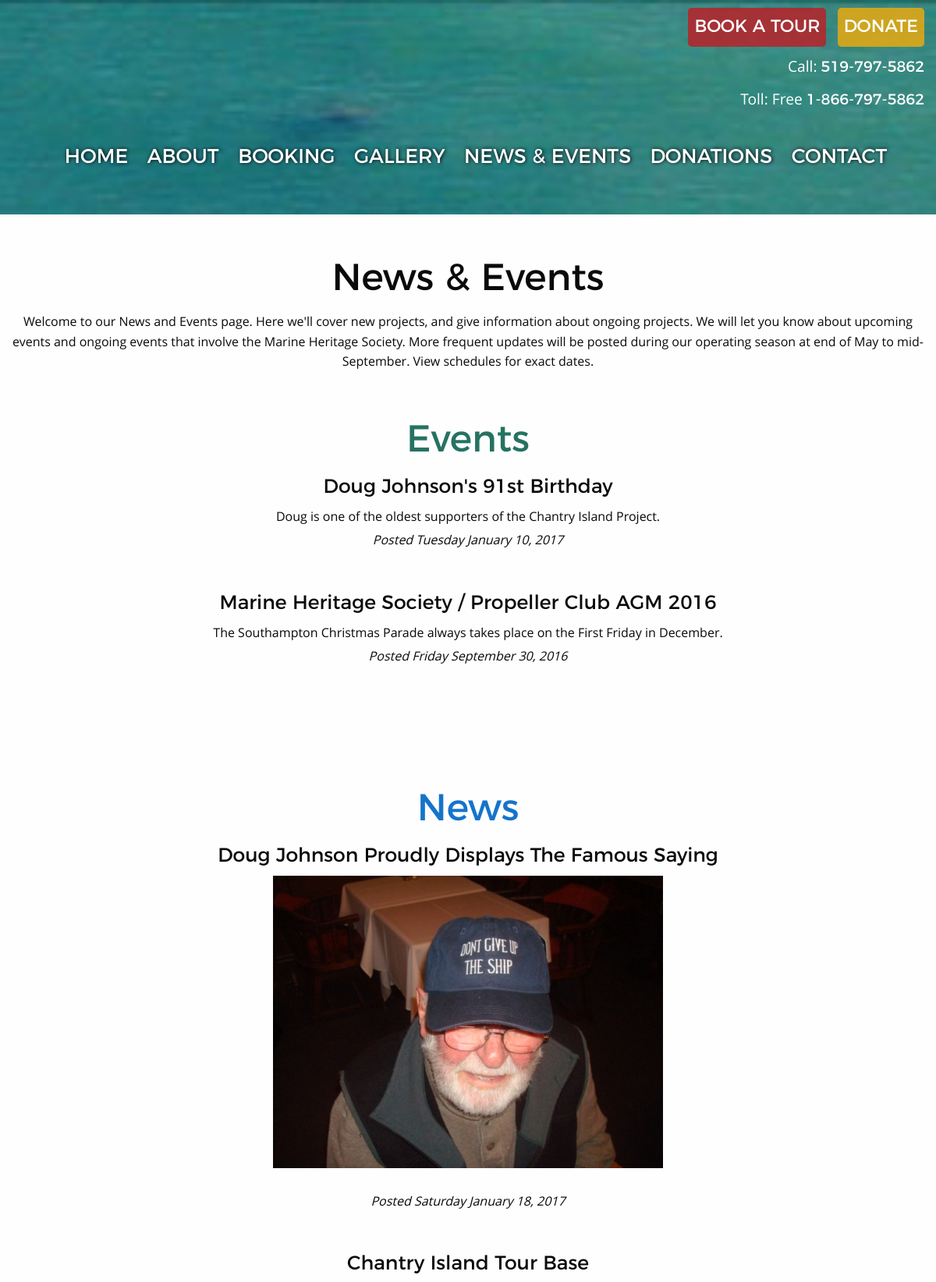
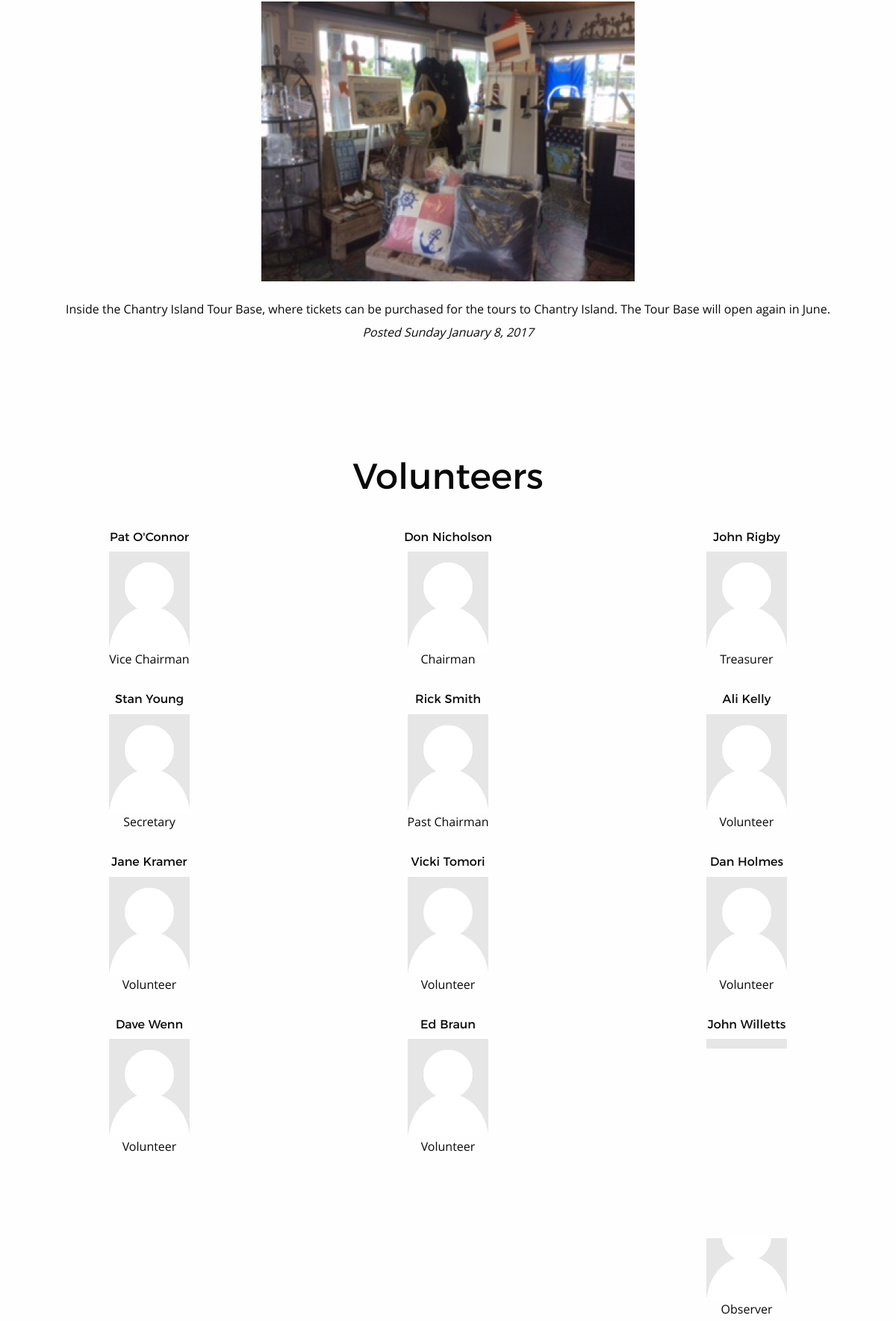
The page /newsevents.php (upper part) on the database its author committed (2 pictures, top to bottom).
### tables this page shows
CREATE TABLE `tbl_events` (
  `events_id` smallint(5) UNSIGNED NOT NULL,
  `events_title` varchar(300) NOT NULL,
  `events_text` text NOT NULL,
  `events_date` varchar(300) NOT NULL
);

CREATE TABLE `tbl_news` (
  `news_id` smallint(5) UNSIGNED NOT NULL,
  `news_title` varchar(400) NOT NULL,
  `news_image` varchar(300) NOT NULL,
  `news_text` text NOT NULL,
  `news_date` varchar(300) NOT NULL
);

CREATE TABLE `tbl_volunteers` (
  `volunteers_id` smallint(5) UNSIGNED NOT NULL,
  `volunteers_name` varchar(350) NOT NULL,
  `volunteers_img` varchar(350) NOT NULL,
  `volunteers_position` varchar(350) NOT NULL
);

### admin/phpscripts/read.php (called while the page is built, shortened)
<?php
	function getAll($tbl)
	{
		include('connect.php');
		$queryAll = "SELECT * FROM {$tbl}";
		$runAll = mysqli_query($link, $queryAll);
		if($runAll)
		{
			return $runAll;
		}
		else
		{
			$error =  "There was an error accessing this information.  Please contact your admin.";
			return $error;
		}
	}
	function getAll2($tbl2)
	{
		include('connect.php');
		$queryAll = "SELECT * FROM {$tbl2}";
		$runAll = mysqli_query($link, $queryAll);
		if($runAll)
		{
			return $runAll;
		}
		else
		{
			$error =  "There was an error accessing this information.  Please contact your admin.";
			return $error;
		}
	}
	function getAll3()
	{
		include('connect.php');
		$queryAll = "SELECT * FROM tbl_volunteers";
		$runAll = mysqli_query($link, $queryAll);
		if($runAll)
		{
			return $runAll;
		}
		else
		{
			$error =  "There was an error accessing this information.  Please contact your admin.";
			return $error;
		}
	}
?>

### newsevents.php (the view, shortened to what this page needs)
<?php
    $tbl = "tbl_news";
    $getNews = getAll($tbl);
    $tbl2 = "tbl_events";
    $getEvents = getAll2($tbl2);
    $tbl3 = "tbl_volunteers";
    $getVolunteers = getAll3($tbl3);
?>
<!doctype html>
<html class="no-js" lang="en" dir="ltr">
  <head>
    <link rel="stylesheet" href="css/foundation.css">
    <link rel="stylesheet" href="css/app.css">
  </head>
  <body>
    <?php include('includes/header.php') ?>
    <section class="row newseventsSec">
    <div class="small-12 column">
    <h2>News & Events</h2>
    <p>Welcome to our News and Events page. Here we'll cover new projects, and give information about ongoing projects. We will let you know about upcoming events and ongoing events that involve the Marine Heritage Society. More frequent updates will be posted during our operating season at end of May to mid-September. View schedules for exact dates.
    </p>
    </div>
    </section>
    <section class="row eventsSec">
    <div class="small-12 column">
    <h2 class="greenH">Events</h2>
        <?php while($row = mysqli_fetch_array($getEvents)): ?>
        <?php echo "<h4>{$row['events_title']}</h4>"; ?>
        <?php echo "<p>{$row['events_text']}</p>"; ?>
        <?php echo "<p>{$row['events_date']}</p>"; ?>
    <?php endwhile; ?>
    </div>
    </section>
    <section class="row newsSec">
    <div class="small-12 column">
    <h2 class="blueH">News</h2>
    <?php while($row2 = mysqli_fetch_array($getNews)): ?>
        <?php echo "<h4>{$row2['news_title']}</h4>"; ?>
        <?php echo "<img src=\"images/{$row2['news_image']}\" alt=\"{$row2['news_title']}\">"; ?>
        <?php echo "<p>{$row2['news_text']}</p>"; ?>
        <?php echo "<p>{$row2['news_date']}</p>"; ?>
    <?php endwhile; ?>
    </div>
 </section>
    <section class="row volunteers">
    <div class="small-12 column">
    <h2>Volunteers</h2>
    </div>
    <?php while($row3 = mysqli_fetch_array($getVolunteers)): ?>
        <div class="small-12 medium-4 column">
        <?php echo "<h6>{$row3['volunteers_name']}</h6>"; ?>
        <?php echo "<img src=\"images/{$row3['volunteers_img']}\" alt=\"{$row3['volunteers_name']}\">"; ?>
        <?php echo "<p>{$row3['volunteers_position']}</p>"; ?>
        </div>
    <?php endwhile; ?>
    </section>
  </body>
</html>

### css/app.css (style rules this page uses)
p, td { font-family: 'open_sansregular', Arial, sans-serif; margin-bottom: 0.3rem; }
h1, h2, h3, h4, h5, h6, a, th { font-family: 'montserratregular', "Lucida Sans", "DejaVu Sans", Verdana, sans-serif; }
h2 { font-size: 2em; }
.greenH { color: #267262; }
.blueH { color: #1574ca; }
.newseventsSec { margin-top: 50px; margin-bottom: 50px; text-align: center; }
.eventsSec { margin-bottom: 50px; text-align: center; }
.eventsSec div { margin-bottom: 50px; }
.eventsSec div p:nth-of-type(2n+0) { font-style: italic; margin-bottom: 50px; }
.newsSec { margin-bottom: 50px; text-align: center; }
.newsSec div { margin-bottom: 50px; }
.newsSec div p:nth-of-type(2n+0) { font-style: italic; margin-bottom: 50px; }
.newsSec img { margin-bottom: 25px; }
.volunteers { text-align: center; }
.volunteers div:nth-child(3n+1) { margin-bottom: 25px; }
.volunteers div:last-child { margin-bottom: 50px; }
@media only screen and (min-width: 48.125em) { h2 { font-size: 3em; } }

### rows shown on the page
tbl_events: events_title "Doug Johnson's 91st Birthday", events_text "Doug is one of the oldest supporters of the Chantry Island Project.", events_date "Posted Tuesday January 10, 2017"
tbl_events: events_title "Marine Heritage Society / Propeller Club AGM 2016", events_text "The Southampton Christmas Parade always takes place on the First Friday in December.", events_date "Posted Friday September 30, 2016"
tbl_news: news_title "Doug Johnson Proudly Displays The Famous Saying", news_image (picture), news_date "Posted Saturday January 18, 2017"
tbl_news: news_title "Chantry Island Tour Base", news_image (picture), news_text "Inside the Chantry Island Tour Base, where tickets can be purchased for the tours to Chantry Island. The Tour Base will open again in June.", news_date "Posted Sunday January 8, 2017"
tbl_volunteers: volunteers_name "Pat O'Connor", volunteers_img (placeholder picture), volunteers_position "Vice Chairman"
tbl_volunteers: volunteers_name "Don Nicholson", volunteers_img (placeholder picture), volunteers_position "Chairman"
tbl_volunteers: volunteers_name "John Rigby", volunteers_img (placeholder picture), volunteers_position "Treasurer"
tbl_volunteers: volunteers_name "Stan Young", volunteers_img (placeholder picture), volunteers_position "Secretary"
tbl_volunteers: volunteers_name "Rick Smith", volunteers_img (placeholder picture), volunteers_position "Past Chairman"
tbl_volunteers: volunteers_name "Ali Kelly", volunteers_img (placeholder picture), volunteers_position "Volunteer"
tbl_volunteers: volunteers_name "Jane Kramer", volunteers_img (placeholder picture), volunteers_position "Volunteer"
tbl_volunteers: volunteers_name "Vicki Tomori", volunteers_img (placeholder picture), volunteers_position "Volunteer"
tbl_volunteers: volunteers_name "Dan Holmes", volunteers_img (placeholder picture), volunteers_position "Volunteer"
tbl_volunteers: volunteers_name "Dave Wenn", volunteers_img (placeholder picture), volunteers_position "Volunteer"
tbl_volunteers: volunteers_name "Ed Braun", volunteers_img (placeholder picture), volunteers_position "Volunteer"
tbl_volunteers: volunteers_name "John Willetts", volunteers_img (placeholder picture)
tbl_volunteers: volunteers_img (placeholder picture), volunteers_position "Observer"
